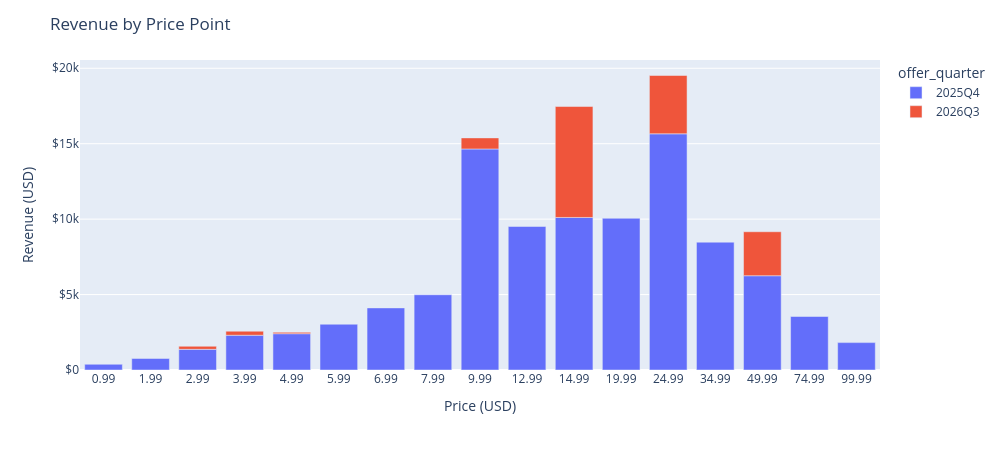

Notebook cell for this chart:
### Markdown cell above
## Revenue by Price Point

### Code cell
by_price = product_summary.groupby(['price_point_usd','offer_quarter'], as_index=False).agg(
    usd_revenue=('usd_revenue', 'sum'),
    n_trans=('n_trans', 'sum'),
    n_offers=('product_id', 'nunique'),
).sort_values('price_point_usd')
by_price = by_price.assign(price_label=by_price['price_point_usd'].astype(str))

fig = px.bar(
    by_price, 
    x='price_label', 
    y='usd_revenue',
    color='offer_quarter',
    custom_data=['n_trans', 'n_offers'],
)
fig.update_traces(
    #marker_color='steelblue',
    hovertemplate='Price: $%{x}<br>Revenue: $%{y:,.0f}<br>Transactions: %{customdata[0]:,.0f}<br>Offers: %{customdata[1]}<extra></extra>'
)
fig.update_layout(
    title='Revenue by Price Point',
    xaxis=dict(title='Price (USD)', type='category'),
    yaxis=dict(title='Revenue (USD)', tickprefix='$'),
    height=450, width=1000,
)
fig.show()

### Figure 1 — Plotly figure (JSON) as saved in the notebook; plotly's stock layout.template omitted (floating-point values rounded to 4 significant figures)
{"data": [{"customdata": [[359, 2], [343, 2], [413, 4], [530, 2], [438, 4], [458, 2], [540, 2], [575, 2], [1355, 4], [672, 2], [632, 2], [473, 2], [592, 2], [233, 2], [121, 2], [45, 2], [18, 2]], "hovertemplate": "Price: $%{x}<br>Revenue: $%{y:,.0f}<br>Transactions: %{customdata[0]:,.0f}<br>Offers: %{customdata[1]}<extra></extra>", "legendgroup": "2025Q4", "marker": {"color": "#636efa", "pattern": {"shape": ""}}, "name": "2025Q4", "orientation": "v", "showlegend": true, "textposition": "auto", "type": "bar", "x": ["0.99", "1.99", "2.99", "3.99", "4.99", "5.99", "6.99", "7.99", "9.99", "12.99", "14.99", "19.99", "24.99", "34.99", "49.99", "74.99", "99.99"], "xaxis": "x", "y": [378.2, 765.0, 1370.0, 2304.0, 2407.0, 3034.0, 4116.0, 4988.0, 14650.0, 9512.0, 10110.0, 10060.0, 15660.0, 8474.0, 6249.0, 3546.0, 1815.0], "yaxis": "y"}, {"customdata": [[60, 2], [60, 2], [17, 1], [69, 2], [452, 2], [147, 1], [55, 1]], "hovertemplate": "Price: $%{x}<br>Revenue: $%{y:,.0f}<br>Transactions: %{customdata[0]:,.0f}<br>Offers: %{customdata[1]}<extra></extra>", "legendgroup": "2026Q3", "marker": {"color": "#EF553B", "pattern": {"shape": ""}}, "name": "2026Q3", "orientation": "v", "showlegend": true, "textposition": "auto", "type": "bar", "x": ["2.99", "3.99", "4.99", "9.99", "14.99", "24.99", "49.99"], "xaxis": "x", "y": [202.3, 267.6, 90.59, 733.5, 7354.0, 3865.0, 2915.0], "yaxis": "y"}], "layout": {"barmode": "relative", "height": 450, "legend": {"title": {"text": "offer_quarter"}, "tracegroupgap": 0}, "margin": {"t": 60}, "title": {"text": "Revenue by Price Point"}, "width": 1000, "xaxis": {"anchor": "y", "domain": [0, 1], "title": {"text": "Price (USD)"}, "type": "category"}, "yaxis": {"anchor": "x", "domain": [0, 1], "tickprefix": "$", "title": {"text": "Revenue (USD)"}}}}
